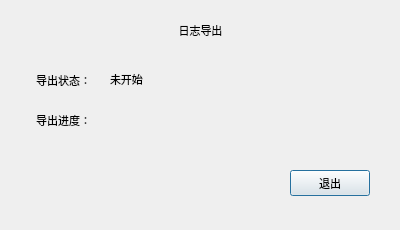
<?xml version="1.0" encoding="UTF-8"?>
<ui version="4.0">
 <class>LogAlarmEleExportDlg</class>
 <widget class="QDialog" name="LogAlarmEleExportDlg">
  <property name="geometry">
   <rect>
    <x>0</x>
    <y>0</y>
    <width>400</width>
    <height>230</height>
   </rect>
  </property>
  <property name="font">
   <font>
    <family>Ubuntu</family>
    <pointsize>8</pointsize>
    <italic>false</italic>
    <bold>false</bold>
   </font>
  </property>
  <property name="windowTitle">
   <string>Dialog</string>
  </property>
  <property name="styleSheet">
   <string notr="true">font: 8pt &quot;Ubuntu&quot;;</string>
  </property>
  <widget class="QLabel" name="label_4">
   <property name="geometry">
    <rect>
     <x>0</x>
     <y>110</y>
     <width>91</width>
     <height>20</height>
    </rect>
   </property>
   <property name="text">
    <string>导出进度：</string>
   </property>
   <property name="alignment">
    <set>Qt::AlignRight|Qt::AlignTrailing|Qt::AlignVCenter</set>
   </property>
  </widget>
  <widget class="QLabel" name="label_2">
   <property name="geometry">
    <rect>
     <x>0</x>
     <y>70</y>
     <width>91</width>
     <height>20</height>
    </rect>
   </property>
   <property name="text">
    <string>导出状态：</string>
   </property>
   <property name="alignment">
    <set>Qt::AlignRight|Qt::AlignTrailing|Qt::AlignVCenter</set>
   </property>
  </widget>
  <widget class="QPushButton" name="pushButton">
   <property name="geometry">
    <rect>
     <x>290</x>
     <y>170</y>
     <width>80</width>
     <height>26</height>
    </rect>
   </property>
   <property name="text">
    <string>退出</string>
   </property>
  </widget>
  <widget class="QLabel" name="label">
   <property name="geometry">
    <rect>
     <x>0</x>
     <y>10</y>
     <width>401</width>
     <height>41</height>
    </rect>
   </property>
   <property name="text">
    <string>日志导出</string>
   </property>
   <property name="alignment">
    <set>Qt::AlignCenter</set>
   </property>
  </widget>
  <widget class="QWidget" name="widget" native="true">
   <property name="geometry">
    <rect>
     <x>110</x>
     <y>100</y>
     <width>281</width>
     <height>41</height>
    </rect>
   </property>
  </widget>
  <widget class="QLabel" name="statusLab">
   <property name="geometry">
    <rect>
     <x>110</x>
     <y>70</y>
     <width>281</width>
     <height>18</height>
    </rect>
   </property>
   <property name="text">
    <string>未开始</string>
   </property>
  </widget>
 </widget>
 <resources/>
 <connections/>
</ui>
